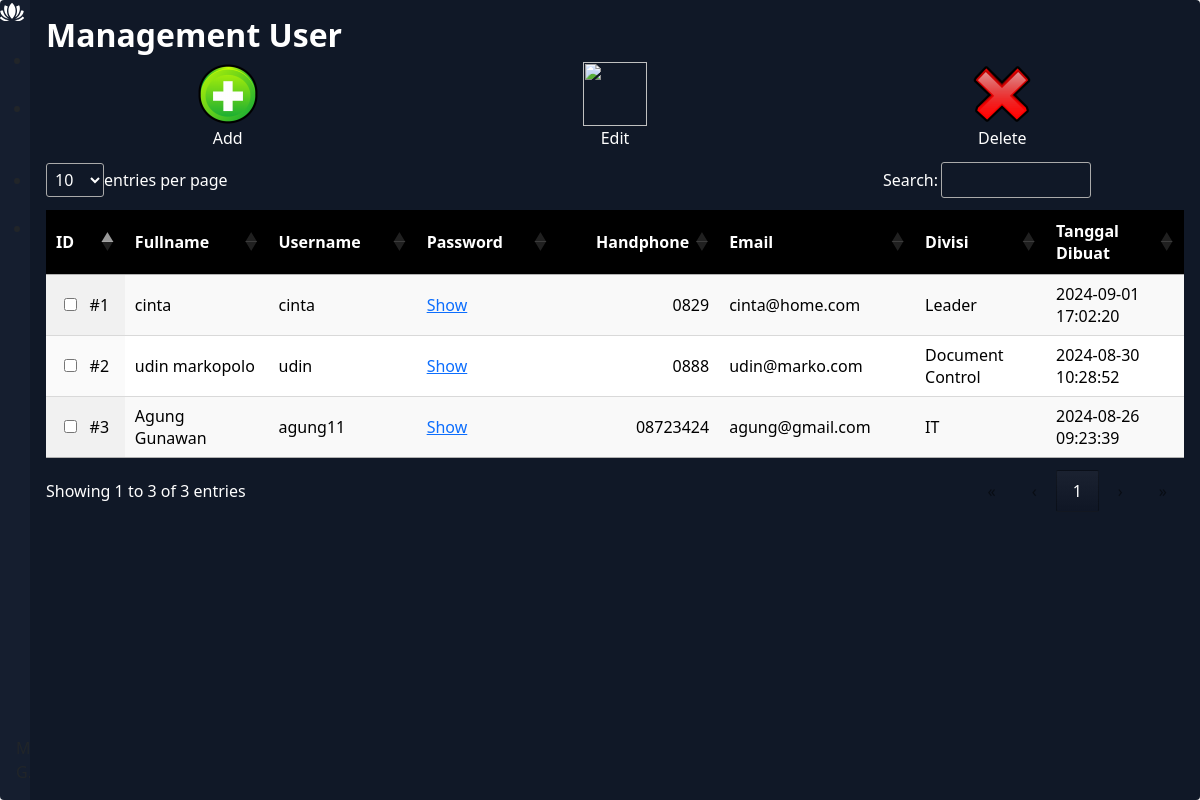
The app's page /index.php/display/management_user, older data.
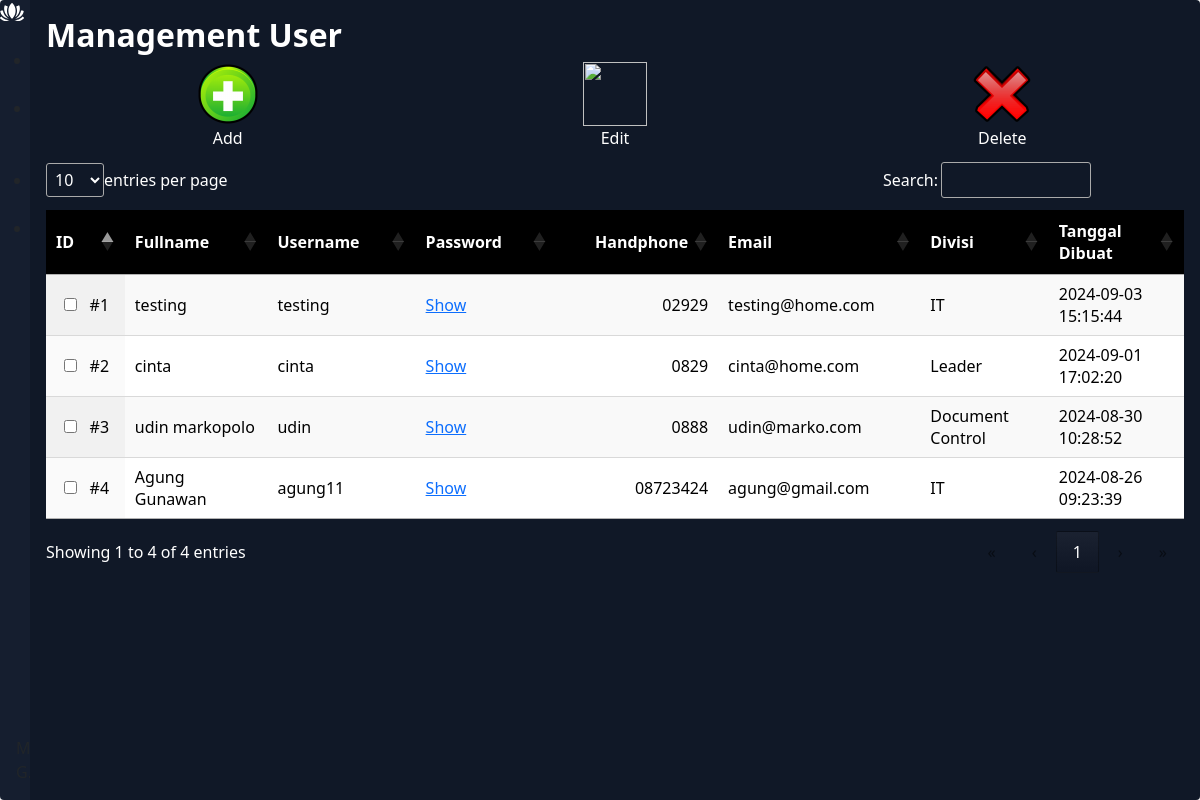
The same page, newer data.
### tables this page shows
CREATE TABLE IF NOT EXISTS `table_users` (
  `id` int(11) NOT NULL AUTO_INCREMENT,
  `fullname` varchar(50) DEFAULT NULL,
  `username` varchar(50) DEFAULT NULL,
  `pass` varchar(50) DEFAULT NULL,
  `no_hp` varchar(50) DEFAULT NULL,
  `email` varchar(50) DEFAULT NULL,
  `divisi` varchar(50) DEFAULT NULL,
  `gedung` varchar(50) DEFAULT NULL,
  `date_created` timestamp NULL DEFAULT current_timestamp(),
  PRIMARY KEY (`id`)
);

### application/controllers/Display.php (called while the page is built, shortened)
<?php
class Display extends CI_Controller {
	public function __construct(){
		$this->load->model('DBUser');
		$this->load->model('DBFormulir');
		$this->load->model('DBDynamic');
	}
	public function management_user(){
		$data = $this->DBUser->getAll();
		if(!empty($data)){
		$data = array_reverse($data);
		$dataNa = array(
			'data_user' => $data
		);
		$this->load->view('management_user', $dataNa);
		}else{
				$this->load->view('management_user');
		}
	}
}

### index.php (called while the page is built, shortened)
<?php
require_once BASEPATH.'core/CodeIgniter.php';

### application/models/DBUser.php (called while the page is built, shortened)
<?php
class DBUser extends CI_Model {
    private $table_name = "table_users";
	public function getAll() {
        $query = $this->db->get($this->table_name);
		 if ($query->num_rows() > 0) {
            return $query->result();
        } else {
            return false;
        }
    }
}

### application/views/management_user.php (the view, shortened to what this page needs)
<link rel="stylesheet" type="text/css" href="/assets/css/style-dashboard.css">
<link rel="stylesheet" type="text/css" href="/assets/css/style-management.css">
<link href="/assets/css/bootstrap.min.css" rel="stylesheet">
<link rel="stylesheet" href="/assets/css/dataTables.dataTables.css" />
<div class="app-container">
  <div class="sidebar">
    <div class="sidebar-header">
      <div class="app-icon">
      </div>
    </div>
    <?php include ('nav_bar_left.php'); ?>
    <div class="account-info">
      <div class="account-info-name">Monica G.</div>
      <button class="account-info-more">
      </button>
    </div>
   </div>
  <div class="app-content">
 <h2 class="text-putih" >Management User</h2>
  <div class="menu row">
      <div class="col item">
       <a href="/add-new-user">
         <img src="/assets/images/add1.png">
         <br>Add
       </a>
      </div>
      <div class="col item">
      <a href="/edit-user" id="edit-data">
        <img src="/assets/images/edit.png">
        <br>Edit
      </a>
      </div>
      <div class="col item">
        <a href="/delete-user" id="delete-data">
          <img src="/assets/images/delete.png">
          <br>Delete
        </a>
      </div>
  </div>
  <table id="table-data" class="display">
  <thead>
    <tr>
      <th class="th-check"> ID</th>
      <th>Fullname</th>
      <th>Username</th>
      <th>Password</th>
      <th>Handphone</th>
      <th>Email</th>
      <th>Divisi</th>
      <th>Tanggal Dibuat</th>
    </tr>
  </thead>
   <tbody>
    <?php if(!empty($data_user)): ?>
      <?php $no = 0; ?>
    <?php foreach($data_user as $data): ?>
      <?php $no++;  ?>
     <tr>
       <td> <input id="<?=$data->id;?>" type="checkbox"> #<?= $no; ?> </td>
       <td> <?= $data->fullname; ?> </td>
       <td> <?= $data->username; ?> </td>
       <td> <a href="#" class="show-pass-link" data-real="<?= $data->pass; ?>">Show</a>
        </td>
       <td> <?= $data->no_hp; ?> </td>
       <td> <?= $data->email; ?> </td>
       <td> <?= $data->divisi; ?> </td>
       <td> <?= $data->date_created; ?> </td>
     </tr>
    <?php endforeach;?>
    <?php endif;?>
   </tbody>
</table>
</div>

Row changes from the older to the newer data that the page shows:
added table_users: fullname "testing", username "testing", no_hp "02929", email "testing@home.com", divisi "IT", date_created "2024-09-03 15:15:44"
Text that changed along with them:
text written by a page script: "entries per page Search: Showing 1 to 3 of 3 entries 1" → "entries per page Search: Showing 1 to 4 of 4 entries 1"
